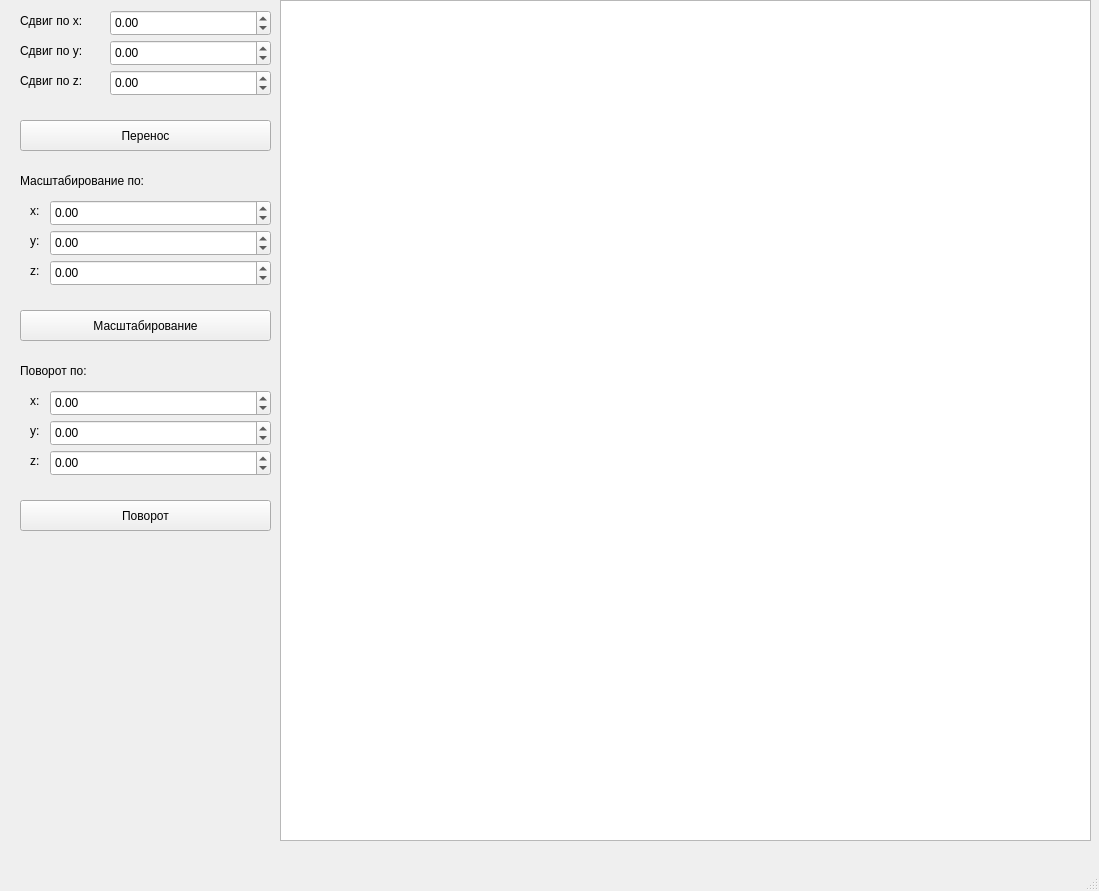
<?xml version="1.0" encoding="UTF-8"?>
<ui version="4.0">
 <class>MainWindow</class>
 <widget class="QMainWindow" name="MainWindow">
  <property name="enabled">
   <bool>true</bool>
  </property>
  <property name="geometry">
   <rect>
    <x>0</x>
    <y>0</y>
    <width>1099</width>
    <height>891</height>
   </rect>
  </property>
  <property name="windowTitle">
   <string>MainWindow</string>
  </property>
  <widget class="QWidget" name="centralwidget">
   <widget class="QLabel" name="label_9">
    <property name="geometry">
     <rect>
      <x>30</x>
      <y>230</y>
      <width>21</width>
      <height>21</height>
     </rect>
    </property>
    <property name="text">
     <string>y:</string>
    </property>
   </widget>
   <widget class="QLabel" name="label_5">
    <property name="geometry">
     <rect>
      <x>20</x>
      <y>360</y>
      <width>101</width>
      <height>21</height>
     </rect>
    </property>
    <property name="text">
     <string>Поворот по: </string>
    </property>
   </widget>
   <widget class="QLabel" name="label_3">
    <property name="geometry">
     <rect>
      <x>30</x>
      <y>390</y>
      <width>21</width>
      <height>21</height>
     </rect>
    </property>
    <property name="text">
     <string>x:</string>
    </property>
   </widget>
   <widget class="QGraphicsView" name="graphicsView">
    <property name="geometry">
     <rect>
      <x>280</x>
      <y>0</y>
      <width>811</width>
      <height>841</height>
     </rect>
    </property>
   </widget>
   <widget class="QLabel" name="label_2">
    <property name="geometry">
     <rect>
      <x>20</x>
      <y>40</y>
      <width>81</width>
      <height>21</height>
     </rect>
    </property>
    <property name="text">
     <string>Сдвиг по y:</string>
    </property>
   </widget>
   <widget class="QLabel" name="label_7">
    <property name="geometry">
     <rect>
      <x>30</x>
      <y>450</y>
      <width>21</width>
      <height>21</height>
     </rect>
    </property>
    <property name="text">
     <string>z:</string>
    </property>
   </widget>
   <widget class="QLabel" name="label_6">
    <property name="geometry">
     <rect>
      <x>20</x>
      <y>70</y>
      <width>81</width>
      <height>21</height>
     </rect>
    </property>
    <property name="text">
     <string>Сдвиг по z:</string>
    </property>
   </widget>
   <widget class="QLabel" name="label">
    <property name="geometry">
     <rect>
      <x>20</x>
      <y>10</y>
      <width>81</width>
      <height>21</height>
     </rect>
    </property>
    <property name="text">
     <string>Сдвиг по x:</string>
    </property>
   </widget>
   <widget class="QPushButton" name="pushButton_4">
    <property name="geometry">
     <rect>
      <x>20</x>
      <y>500</y>
      <width>251</width>
      <height>31</height>
     </rect>
    </property>
    <property name="text">
     <string>Поворот</string>
    </property>
   </widget>
   <widget class="QLabel" name="label_4">
    <property name="geometry">
     <rect>
      <x>30</x>
      <y>420</y>
      <width>21</width>
      <height>21</height>
     </rect>
    </property>
    <property name="text">
     <string>y:</string>
    </property>
   </widget>
   <widget class="QLabel" name="label_8">
    <property name="geometry">
     <rect>
      <x>30</x>
      <y>200</y>
      <width>21</width>
      <height>21</height>
     </rect>
    </property>
    <property name="text">
     <string>x:</string>
    </property>
   </widget>
   <widget class="QPushButton" name="pushButton_2">
    <property name="geometry">
     <rect>
      <x>20</x>
      <y>120</y>
      <width>251</width>
      <height>31</height>
     </rect>
    </property>
    <property name="text">
     <string>Перенос</string>
    </property>
   </widget>
   <widget class="QPushButton" name="pushButton_3">
    <property name="geometry">
     <rect>
      <x>20</x>
      <y>310</y>
      <width>251</width>
      <height>31</height>
     </rect>
    </property>
    <property name="text">
     <string>Масштабирование</string>
    </property>
   </widget>
   <widget class="QLabel" name="label_10">
    <property name="geometry">
     <rect>
      <x>30</x>
      <y>260</y>
      <width>21</width>
      <height>21</height>
     </rect>
    </property>
    <property name="text">
     <string>z:</string>
    </property>
   </widget>
   <widget class="QLabel" name="label_11">
    <property name="geometry">
     <rect>
      <x>20</x>
      <y>170</y>
      <width>161</width>
      <height>21</height>
     </rect>
    </property>
    <property name="text">
     <string>Масштабирование по: </string>
    </property>
   </widget>
   <widget class="QDoubleSpinBox" name="doubleSpinBox">
    <property name="geometry">
     <rect>
      <x>110</x>
      <y>10</y>
      <width>161</width>
      <height>26</height>
     </rect>
    </property>
    <property name="minimumSize">
     <size>
      <width>161</width>
      <height>26</height>
     </size>
    </property>
    <property name="minimum">
     <double>-500.000000000000000</double>
    </property>
    <property name="maximum">
     <double>500.000000000000000</double>
    </property>
   </widget>
   <widget class="QDoubleSpinBox" name="doubleSpinBox_4">
    <property name="geometry">
     <rect>
      <x>50</x>
      <y>200</y>
      <width>221</width>
      <height>26</height>
     </rect>
    </property>
    <property name="minimum">
     <double>-500.000000000000000</double>
    </property>
    <property name="maximum">
     <double>500.000000000000000</double>
    </property>
   </widget>
   <widget class="QDoubleSpinBox" name="doubleSpinBox_2">
    <property name="geometry">
     <rect>
      <x>110</x>
      <y>40</y>
      <width>161</width>
      <height>26</height>
     </rect>
    </property>
    <property name="minimumSize">
     <size>
      <width>161</width>
      <height>26</height>
     </size>
    </property>
    <property name="minimum">
     <double>-500.000000000000000</double>
    </property>
    <property name="maximum">
     <double>500.000000000000000</double>
    </property>
   </widget>
   <widget class="QDoubleSpinBox" name="doubleSpinBox_3">
    <property name="geometry">
     <rect>
      <x>110</x>
      <y>70</y>
      <width>161</width>
      <height>26</height>
     </rect>
    </property>
    <property name="minimumSize">
     <size>
      <width>161</width>
      <height>26</height>
     </size>
    </property>
    <property name="minimum">
     <double>-500.000000000000000</double>
    </property>
    <property name="maximum">
     <double>500.000000000000000</double>
    </property>
   </widget>
   <widget class="QDoubleSpinBox" name="doubleSpinBox_5">
    <property name="geometry">
     <rect>
      <x>50</x>
      <y>230</y>
      <width>221</width>
      <height>26</height>
     </rect>
    </property>
    <property name="minimum">
     <double>-500.000000000000000</double>
    </property>
    <property name="maximum">
     <double>500.000000000000000</double>
    </property>
   </widget>
   <widget class="QDoubleSpinBox" name="doubleSpinBox_6">
    <property name="geometry">
     <rect>
      <x>50</x>
      <y>260</y>
      <width>221</width>
      <height>26</height>
     </rect>
    </property>
    <property name="minimum">
     <double>-500.000000000000000</double>
    </property>
    <property name="maximum">
     <double>500.000000000000000</double>
    </property>
   </widget>
   <widget class="QDoubleSpinBox" name="doubleSpinBox_7">
    <property name="geometry">
     <rect>
      <x>50</x>
      <y>450</y>
      <width>221</width>
      <height>26</height>
     </rect>
    </property>
    <property name="minimum">
     <double>-500.000000000000000</double>
    </property>
    <property name="maximum">
     <double>500.000000000000000</double>
    </property>
   </widget>
   <widget class="QDoubleSpinBox" name="doubleSpinBox_8">
    <property name="geometry">
     <rect>
      <x>50</x>
      <y>390</y>
      <width>221</width>
      <height>26</height>
     </rect>
    </property>
    <property name="minimum">
     <double>-500.000000000000000</double>
    </property>
    <property name="maximum">
     <double>500.000000000000000</double>
    </property>
   </widget>
   <widget class="QDoubleSpinBox" name="doubleSpinBox_9">
    <property name="geometry">
     <rect>
      <x>50</x>
      <y>420</y>
      <width>221</width>
      <height>26</height>
     </rect>
    </property>
    <property name="minimum">
     <double>-500.000000000000000</double>
    </property>
    <property name="maximum">
     <double>500.000000000000000</double>
    </property>
   </widget>
  </widget>
  <widget class="QMenuBar" name="menubar">
   <property name="geometry">
    <rect>
     <x>0</x>
     <y>0</y>
     <width>1099</width>
     <height>22</height>
    </rect>
   </property>
  </widget>
  <widget class="QStatusBar" name="statusbar"/>
 </widget>
 <resources/>
 <connections/>
</ui>
